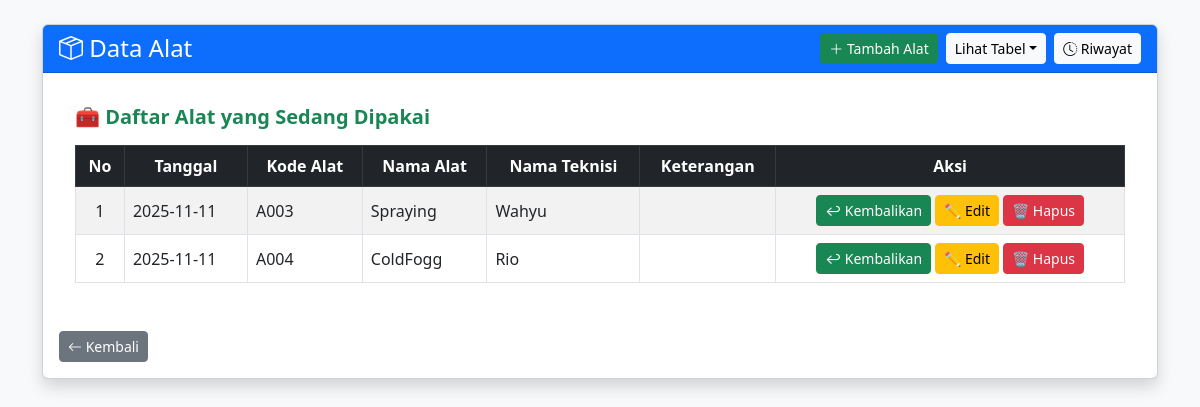
The app's page /alat.php?view=dipakai with its own data.
### tables this page shows
CREATE TABLE `riwayat_alat` (
  `id_riwayat` int(11) NOT NULL,
  `id_alat` int(11) DEFAULT NULL,
  `aktivitas` varchar(50) DEFAULT NULL,
  `jenis` enum('pakai','perbaikan','rusak','selesai_perbaikan','dikembalikan') DEFAULT NULL,
  `jumlah` int(11) DEFAULT NULL,
  `nama_teknisi` varchar(100) DEFAULT NULL,
  `keterangan` varchar(255) DEFAULT NULL,
  `tanggal_mulai` date DEFAULT NULL,
  `tanggal_masuk` date DEFAULT NULL,
  `tanggal_selesai` date DEFAULT NULL,
  `lama_perbaikan` int(11) DEFAULT 0,
  `status` enum('ditambahkan','dipakai','perbaikan','selesai','selesai_perbaikan') DEFAULT 'dipakai',
  `tanggal_update` timestamp NOT NULL DEFAULT current_timestamp() ON UPDATE current_timestamp()
);

CREATE TABLE `alat` (
  `id_alat` int(11) NOT NULL,
  `kode_alat` varchar(20) DEFAULT NULL,
  `nama_alat` varchar(100) DEFAULT NULL,
  `jumlah` int(11) DEFAULT 0,
  `status` enum('baik','rusak','perbaikan') DEFAULT 'baik',
  `jumlah_perbaikan` int(11) DEFAULT 0,
  `jumlah_pakai` int(11) DEFAULT 0,
  `tanggal_update` date DEFAULT curdate()
);

### alat.php (the view, shortened to what this page needs)
<?php
include "koneksi.php";
$view = isset($_GET['view']) ? $_GET['view'] : 'utama';
?>
<!DOCTYPE html>
<html lang="id">
<head>
  <link href="https://cdn.jsdelivr.net/npm/bootstrap@5.3.0/dist/css/bootstrap.min.css" rel="stylesheet">
  <link href="https://cdn.jsdelivr.net/npm/bootstrap-icons@1.11.1/font/bootstrap-icons.css" rel="stylesheet">
</head>
<body class="bg-light">
<div class="container mt-4">
  <div class="card shadow">
    <div class="card-header bg-primary text-white d-flex justify-content-between align-items-center">
      <h4 class="mb-0"><i class="bi bi-box-seam"></i> Data Alat</h4>
      <div class="d-flex gap-2">
        <a href="tambah_alat.php" class="btn btn-success btn-sm"><i class="bi bi-plus-lg"></i> Tambah Alat</a>
        <div class="btn-group">
          <button type="button" class="btn btn-light btn-sm dropdown-toggle" data-bs-toggle="dropdown">Lihat Tabel</button>
        </div>
        <a href="riwayat_pakai.php" class="btn btn-light btn-sm"><i class="bi bi-clock-history"></i> Riwayat</a>
      </div>
    </div>
    <div class="card-body">
<div class="card-body">
<?php if ($view === 'utama'): ?>
  <h5 class="fw-bold mb-3 text-primary">
    📦 Tabel Utama Alat
  </h5>
  <table class="table table-bordered table-hover align-middle">
    <thead class="table-dark text-center">
      <tr>
        <th>No</th><th>Kode Alat</th><th>Nama Alat</th><th>Aksi</th>
      </tr>
    </thead>
    <tbody>
      <?php
      $no = 1;
      $sql = mysqli_query($koneksi, "
      SELECT a.*
      FROM alat a
      LEFT JOIN (
          SELECT id_alat, MAX(id_riwayat) AS last_riwayat
          FROM riwayat_alat
          GROUP BY id_alat
      ) lr ON a.id_alat = lr.id_alat
      LEFT JOIN riwayat_alat r ON r.id_riwayat = lr.last_riwayat
      WHERE (r.status IS NULL OR r.status NOT IN ('dipakai', 'perbaikan'))
      ORDER BY a.id_alat DESC
");
      if ($sql && mysqli_num_rows($sql) > 0) {
          while ($r = mysqli_fetch_assoc($sql)) {
              echo "<tr>";
              echo "<td class='text-center'>{$no}</td>";
              echo "<td>".htmlspecialchars($r['kode_alat'] ?? '')."</td>";
              echo "<td>".htmlspecialchars($r['nama_alat'] ?? '')."</td>";
              echo "<td class='text-center'>
                      <div class='d-flex justify-content-center gap-2'>
                        <a href='edit_alat.php?id={$r['id_alat']}' class='btn btn-warning btn-sm'>✏ Edit</a>
                        <a href='hapus_alat.php?id={$r['id_alat']}' class='btn btn-danger btn-sm' onclick=\"return confirm('Yakin ingin menghapus alat ini?')\">🗑 Hapus</a>
                        <a href='pakai_alat.php?id_alat={$r['id_alat']}' class='btn btn-primary btn-sm'>Pakai</a>
                        <a href='perbaikan_alat.php?id_alat={$r['id_alat']}' class='btn btn-secondary btn-sm'>Perbaikan</a>
                      </div>
                    </td>";
              echo "</tr>";
              $no++;
          }
      } else {
          echo "<tr><td colspan='4' class='text-center text-muted'>Belum ada data alat.</td></tr>";
      }
      ?>
    </tbody>
  </table>
<?php elseif ($view === 'dipakai'): ?>
  <h5 class="fw-bold mb-3 text-success">
    🧰 Daftar Alat yang Sedang Dipakai
  </h5>
  <table class="table table-bordered table-striped align-middle">
    <thead class="table-dark text-center">
      <tr>
        <th>No</th><th>Tanggal</th><th>Kode Alat</th><th>Nama Alat</th><th>Nama Teknisi</th>
        <th>Keterangan</th><th>Aksi</th>
      </tr>
    </thead>
    <tbody>
    <?php
    $q = "
    SELECT r.*, a.kode_alat, a.nama_alat
    FROM riwayat_alat r
    JOIN (
        SELECT id_alat, MAX(id_riwayat) AS last_riwayat
        FROM riwayat_alat
        GROUP BY id_alat
    ) lr ON r.id_riwayat = lr.last_riwayat
    JOIN alat a ON r.id_alat = a.id_alat
    WHERE r.status = 'dipakai'
    ORDER BY r.tanggal_mulai DESC, r.id_riwayat DESC
  ";
    $res = mysqli_query($koneksi, $q);
    $no = 1;
    if ($res && mysqli_num_rows($res) > 0) {
        while ($row = mysqli_fetch_assoc($res)) {
            echo "<tr>";
            echo "<td class='text-center'>{$no}</td>";
            echo "<td>".htmlspecialchars($row['tanggal_mulai'] ?? $row['tanggal'] ?? '')."</td>";
            echo "<td>".htmlspecialchars($row['kode_alat'] ?? '')."</td>";
            echo "<td>".htmlspecialchars($row['nama_alat'] ?? '')."</td>";
            echo "<td>".htmlspecialchars($row['nama_teknisi'] ?? '')."</td>";
            echo "<td>".htmlspecialchars($row['keterangan'] ?? '')."</td>";
            echo "<td class='text-center'>
                    <a href='kembalikan_alat.php?id={$row['id_riwayat']}' class='btn btn-success btn-sm' onclick=\"return confirm('Konfirmasi: kembalikan alat ini?')\">↩ Kembalikan</a>
                    <a href='edit_dipakai.php?id={$row['id_riwayat']}' class='btn btn-warning btn-sm'>✏ Edit</a>
                    <a href='hapus_dipakai.php?id={$row['id_riwayat']}' class='btn btn-danger btn-sm' onclick=\"return confirm('Yakin hapus riwayat ini?')\">🗑 Hapus</a>
                  </td>";
            echo "</tr>";
            $no++;
        }
    } else {
        echo "<tr><td colspan='7' class='text-center text-muted'>Belum ada alat sedang dipakai.</td></tr>";
    }
    ?>
    </tbody>
  </table>
<?php endif; ?>
</div>
<a href="index.php" class="btn btn-secondary btn-sm mt-3"><i class="bi bi-arrow-left"></i> Kembali</a>
</div>
</body>
</html>

### records on screen
riwayat_alat: tanggal_mulai "2025-11-11", id_alat.kode_alat "A003", id_alat.nama_alat "Spraying", nama_teknisi "Wahyu"
riwayat_alat: tanggal_mulai "2025-11-11", id_alat.kode_alat "A004", id_alat.nama_alat "ColdFogg", nama_teknisi "Rio"
